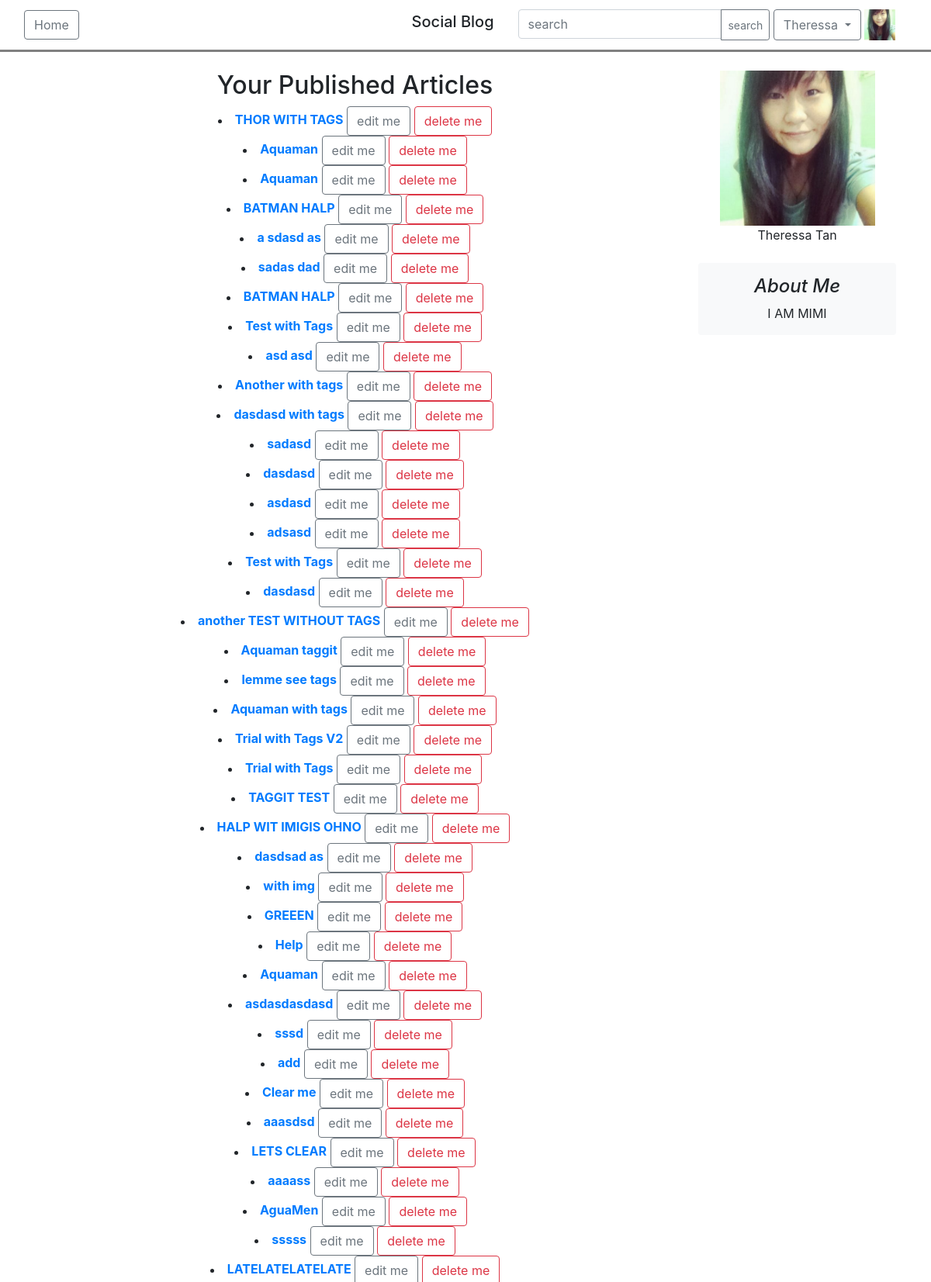
/article/15 (signed in, upper part), run on the app's committed database.
### users/models.py (models this page shows, shortened)
class User(AbstractBaseUser, PermissionsMixin):
    email = models.EmailField(('email address'), unique=True)
    firstname = models.CharField(('first name'), max_length=30, blank=True)
    lastname = models.CharField(('last name'), max_length=30, blank=True)
    about_me = models.TextField(('about me'), blank=True)
    date_joined = models.DateTimeField(('date joined'), auto_now_add=True)
    is_active = models.BooleanField(('active'), default=True)
    is_staff = models.BooleanField(('staff'), default=False)
    is_superuser = models.BooleanField(('superuser'), default=False)
    avatar = models.ImageField(upload_to='avatars/', null=True, blank=True, default='avatars/default.png')
    objects = UserManager()
    USERNAME_FIELD = 'email'
    REQUIRED_FIELDS = []
    class Meta:
        verbose_name = ('user')
        verbose_name_plural = ('users')
    def get_full_name(self):
        full_name = '%s %s' % (self.firstname, self.lastname)
        return full_name.strip()

### blog/models.py (models this page shows, shortened)
class Article(models.Model):
    title =  models.CharField(max_length = 200)
    description = models.TextField()
    owner = models.ForeignKey(settings.AUTH_USER_MODEL, on_delete=models.CASCADE)
    date_published = models.DateTimeField(auto_now_add = True)
    date_modified = models.DateTimeField(auto_now = True)
    article_image = models.ImageField(upload_to='articleImage/', null=True, blank=True)
    is_featured = models.BooleanField(default=False)
    tags = TaggableManager(blank=True)

### blog/views.py (the view)
# urls.py: path('article/<int:user_id>', views.user_articles, name = "userarticle"),
def user_articles(request, user_id):
    user = User.objects.get(pk=user_id)
    form = Article.objects.filter(owner=user_id).order_by('-date_published')
    if request.user.is_authenticated:
        follow = UserFollowing.objects.filter(following=user, owner=request.user)
        return render(request, 'blog/userarticles.html', {'form': form, 'user':user, 'follow':follow})
    else:
        return render(request, 'blog/userarticles.html', {'form': form, 'user':user})

### templates/blog/userarticles.html (shortened to what this page needs)
{% extends 'base.html' %}
{% load widget_tweaks %}
{% load static %}
{% block switch %}
    {% if request.user.is_authenticated %}
    <div class="input-group ">
        <input type="text" class="form-control" placeholder="search" aria-label="search" >
        <div class="input-group-append">
            <button class="btn btn-outline-secondary btn-sm" type="button">search</button>
        </div>
    </div>
    <div class="btn-group">
        <button type="button" class="btn btn-outline-secondary dropdown-toggle" data-toggle="dropdown" aria-haspopup="true" aria-expanded="false">
            {% if request.user.firstname %}
                {{ request.user.firstname }}
            {% else %}
                {{ request.user.email }}
            {% endif %}
        </button>
    </div>
        <img src="{{ request.user.avatar.url }}" width="40" height="40"></img>
    {% else %}
        <a href="{% url 'users:login' %}" class="btn btn-outline-secondary"> Login </a>
    {% endif %}
{% endblock%}
{% block content %}
    <div class="container-fluid">
        <div>
            <div class="container">
                <div class="row">
                    <div class="col-md-9">
                    <div align="center">
                        {% if request.user.id != user.id %}
                            {% if user.firstname %}
                            <h2> {{user.get_full_name}}'s Articles </h2>
                            {% else %}
                                {{user.email}}'s Articles
                            {% endif %}
                        {% else %}
                            <h2>Your Published Articles</h2>
                        {% endif %}
                    </div>
                        {% if form %}
                            <div align="center">
                                {% for article in form %}
                                    <li>
                                        <a href="{% url 'blog:articledetails' article.id%}" ><b>{{article.title}}</b></a>
                                        {% if request.user.id == article.owner.id %}
                                            <a href="{% url 'blog:editarticle' article.id%}" class="btn btn-outline-secondary"> edit me </a>
                                            <button class="btn btn-outline-danger" type="button" data-toggle="modal" data-target="#deleteModal">delete me</button>
                                        {% endif %}
                                    </li>
                                {% endfor %}
                            </div>
                        {% endif %}
                    </div>
                    <div class="col-md-3">
                    <div align="center">
                        <img src="{{user.avatar.url}}" width="200px" height="200px">
                        <br/>
                        {% if user.firstname %}
                            {{user.get_full_name}}
                        {% else %}
                            {{user.email}}
                        {% endif %}
                        <br/>
                        <br/>
                        <div class="p-3 mb-3 bg-light rounded">
                            <h4 class="font-italic">About Me</h4>
                            <p class="mb-0">{{user.about_me}}</p>
                        </div>
                    </div>
                    </div>
                </div>
            </div>
        </div>
    </div>
{% endblock %}

### data on the page
User: user.firstname "Theressa", user.avatar (picture), avatar (picture), get_full_name "Theressa Tan", about_me "I AM MIMI"
Article: title "THOR WITH TAGS", shows "edit me"
Article: title "Aquaman", shows "edit me"
Article: title "Aquaman", shows "edit me"
Article: title "BATMAN HALP", shows "edit me"
Article: title "a sdasd as", shows "edit me"
Article: title "sadas dad", shows "edit me"
Article: title "BATMAN HALP", shows "edit me"
Article: title "Test with Tags", shows "edit me"
Article: title "asd asd", shows "edit me"
Article: title "Another with tags", shows "edit me"
Article: title "dasdasd with tags", shows "edit me"
Article: title "sadasd", shows "edit me"
Article: title "dasdasd", shows "edit me"
Article: title "asdasd", shows "edit me"
Article: title "adsasd", shows "edit me"
Article: title "Test with Tags", shows "edit me"
Article: title "dasdasd", shows "edit me"
Article: title "another TEST WITHOUT TAGS", shows "edit me"
Article: title "Aquaman taggit", shows "edit me"
Article: title "lemme see tags", shows "edit me"
Article: title "Aquaman with tags", shows "edit me"
Article: title "Trial with Tags V2", shows "edit me"
Article: title "Trial with Tags", shows "edit me"
Article: title "TAGGIT TEST", shows "edit me"
Article: title "HALP WIT IMIGIS OHNO", shows "edit me"
Article: title "dasdsad as", shows "edit me"
Article: title "with img", shows "edit me"
Article: title "GREEEN", shows "edit me"
Article: title "Help", shows "edit me"
Article: title "Aquaman", shows "edit me"
Article: title "asdasdasdasd", shows "edit me"
Article: title "sssd", shows "edit me"
Article: title "add", shows "edit me"
Article: title "Clear me", shows "edit me"
Article: title "aaasdsd", shows "edit me"
Article: title "LETS CLEAR", shows "edit me"
Article: title "aaaass", shows "edit me"
Article: title "AguaMen", shows "edit me"
Article: title "sssss", shows "edit me"
Article: title "LATELATELATELATE", shows "edit me"
